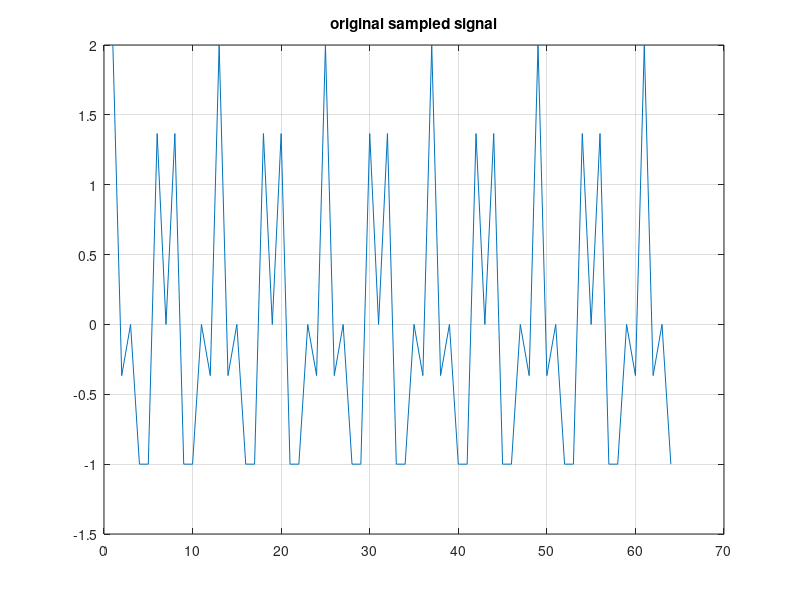
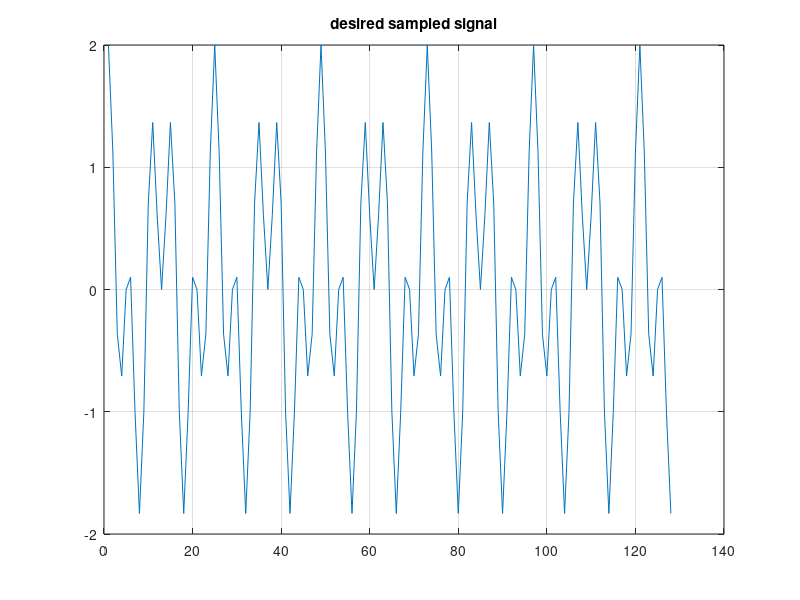
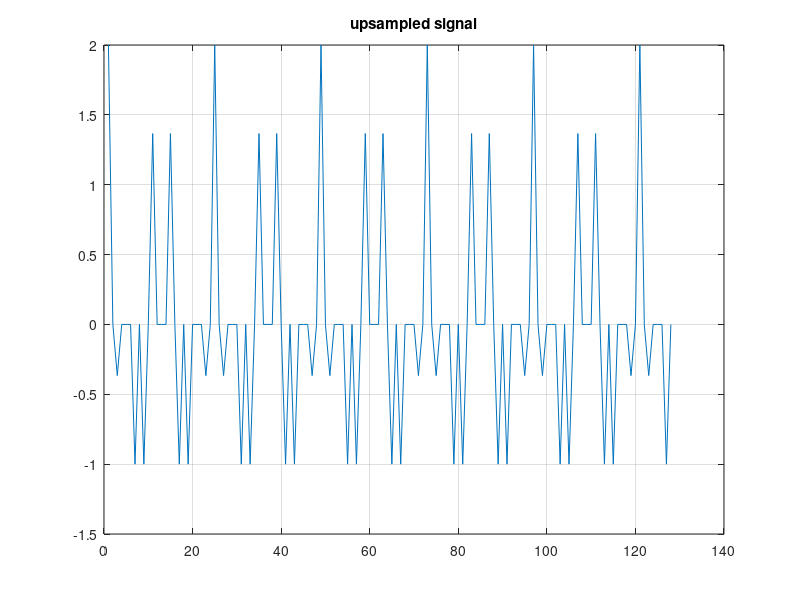
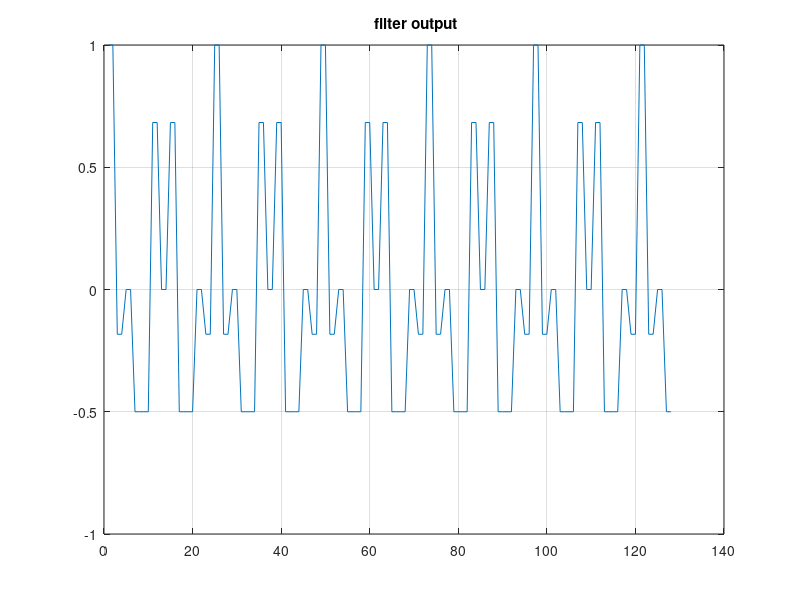

The MATLAB script that drew these images, in order:
                            %Question 1(a)%
fs=12000;
i=1;
for n=[64,128,256]
    t=(0:n-1)/fs;
    x=10*cos(2*pi*10^3*t)+6*cos(2*pi*2*10^3*t)+2*cos(2*pi*4*10^3*t);
    w=fft(x,n);
    w=abs(w)/n;
    w=fftshift(w);
    f = (fs/2)*linspace(-1,1,n);
    figure(i);
    plot(f,w);
    xlabel('frequency');
    ylabel('fourier transform');
    i=i+1;
end

              %Question 1(b)%
i=1;
for fs = [8000,5000,4000]
	for n=[64,128,256]
		t=(0:n-1)/fs;
		x=10*cos(2*pi*10^3*t)+6*cos(2*pi*2*10^3*t)+2*cos(2*pi*4*10^3*t);
		w=fft(x,n);
		w=abs(w)/n;
		w=fftshift(w);
		f = (fs/2)*linspace(-1,1,n);
		figure(i);
		plot(f,w);
		xlabel('frequency');
		ylabel('fourier transform');
		i=i+1;
	end
end
                         %question 1(c)%
fs = 20000 ;
f = 1000 ;
n = 256 ;
t = (0 : n-1)/fs ;
x = square(2*pi*f*t) ;
w=fft(x,n);
w=abs(w)/n;
w=fftshift(w);
f = (fs/2)*linspace(-1,1,n);
plot(f,w);
xlabel('frequency');
ylabel('fourier transform');


						%question 1(d)%
f1 = 2; f2 = 5 ;    
fs1 = 12000;           % initial sampling frequency
N1 = 64;            
t = (0:N1-1)/fs1;
x = cos(2*pi*f1*10^3*t) + cos(2*pi*f2*10^3*t) ;  % signal sampled with fs1
figure(1)
plot(x)
grid on
title('original sampled signal')
%%%%%%%%%%%%%%%%%%%%%%%%%%%%%%%%%%%%%%%%%%%%%%%%%%%%%%%%%%%%%%%%%%%%%%%%%%
fs2 = 24000;               %  desired sampling frequency            
N2 =128;
t = (0:N2-1)/fs2;
w = cos(2*pi*f1*10^3*t) + cos(2*pi*f2*10^3*t) ;  % signal sampled with fs2
figure(2)
plot(w)
grid on
title('desired sampled signal')
%%%%%%%%%%%%%%%%%%%%%%%%%%%%%%%%%%%%%%%%%%%%%%%%%%%%%%%%%%%%%%%%%%%%%%%%%%
k = 2 ;                      %  up-sampling factor
y = upsample(x,k);           %  inserting k-1 zeros
figure(3)
plot(y)
grid on
title('upsampled signal')
%%%%%%%%%%%%%%%%%%%%%%%%%%%%%%%%%%%%%%%%%%%%%%%%%%%%%%%%%%%%%%%%%%%%%%%%%%%
fc = 6000;                   %  cut-off frequency of filter
Ff = (k*fs1)/2;              %  filter frequency
[b,a] = butter(1,fc/Ff);     %  butterworth filter of 1st order
z = filter(b,a,y);           %  implementing the butterworth
figure(4)
plot(z)
grid on
title(' filter output')